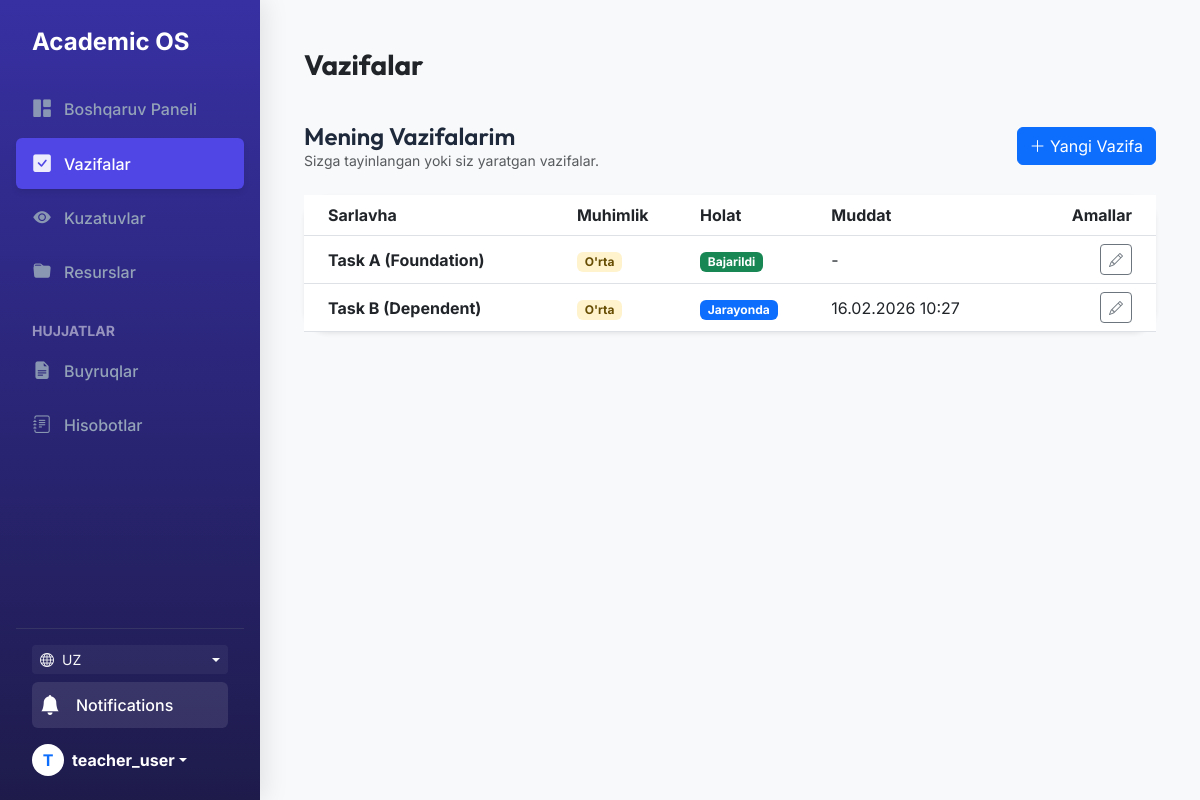
Page /tasks/ (signed in) on the committed database.
### users/models.py (models this page shows, shortened)
class User(AbstractUser):
    id = models.UUIDField(primary_key=True, default=uuid.uuid4, editable=False)

### workflow/models.py (models this page shows, shortened)
class Task(UUIDModel):
    STATUS_CHOICES = (
        ('PENDING', 'Pending'),
        ('IN_PROGRESS', 'In Progress'),
        ('COMPLETED', 'Completed'),
        ('VERIFIED', 'Verified'),
    )
    PRIORITY_CHOICES = (
        ('LOW', 'Low'),
        ('MEDIUM', 'Medium'),
        ('HIGH', 'High'),
        ('URGENT', 'Urgent'),
    )
    title = models.CharField(max_length=255)
    description = models.TextField(blank=True)
    creator = models.ForeignKey(settings.AUTH_USER_MODEL, on_delete=models.CASCADE, related_name='created_tasks')
    assignees = models.ManyToManyField(settings.AUTH_USER_MODEL, related_name='assigned_tasks', blank=True)
    deadline = models.DateTimeField(null=True, blank=True)
    status = models.CharField(max_length=20, choices=STATUS_CHOICES, default='PENDING')
    priority = models.CharField(max_length=20, choices=PRIORITY_CHOICES, default='MEDIUM')
    created_at = models.DateTimeField(auto_now_add=True)
    updated_at = models.DateTimeField(auto_now=True)

### workflow/views.py (the view)
# urls.py: path('', TaskListView.as_view(), name='task_list'),
class TaskListView(LoginRequiredMixin, ListView):
    model = Task
    template_name = 'workflow/task_list.html'
    context_object_name = 'tasks'
    def get_queryset(self):
        return Task.objects.filter(assignees=self.request.user) | Task.objects.filter(creator=self.request.user)

### core/context_processors.py (called while the page is built)
def notifications(request):
    if request.user.is_authenticated:
        unread_count = Notification.objects.filter(recipient=request.user, is_read=False).count()
        recent_notifications = Notification.objects.filter(recipient=request.user).order_by('-created_at')[:5]
        return {
            'unread_notifications_count': unread_count,
            'recent_notifications': recent_notifications
        }
    return {
        'unread_notifications_count': 0,
        'recent_notifications': []
    }

### workflow/templates/workflow/task_list.html (shortened to what this page needs)
{% extends "base.html" %}
{% load i18n %}
{% block page_title %}{% trans "Tasks" %}{% endblock %}
{% block content %}
<div class="row mb-4">
    <div class="col-12 d-flex justify-content-between align-items-center">
        <div>
            <h4 class="mb-0">{% trans "My Tasks" %}</h4>
            <p class="text-muted small mb-0">{% trans "Tasks assigned to you or created by you." %}</p>
        </div>
        <a href="{% url 'task_create' %}" class="btn btn-primary">
            <i class="bi bi-plus-lg"></i> {% trans "New Task" %}
        </a>
    </div>
</div>
<div class="row">
    <div class="col-12">
        {% if tasks %}
        <div class="card shadow-sm border-0">
            <div class="table-responsive">
                <table class="table table-hover align-middle mb-0">
                    <thead class="bg-light">
                        <tr>
                            <th scope="col" class="ps-4">{% trans "Title" %}</th>
                            <th scope="col">{% trans "Priority" %}</th>
                            <th scope="col">{% trans "Status" %}</th>
                            <th scope="col">{% trans "Deadline" %}</th>
                            <th scope="col" class="text-end pe-4">{% trans "Actions" %}</th>
                        </tr>
                    </thead>
                    <tbody>
                        {% for task in tasks %}
                        <tr>
                            <td class="ps-4">
                                <a href="{% url 'task_detail' task.id %}"
                                    class="text-decoration-none fw-bold text-dark">
                                    {{ task.title }}
                                </a>
                            </td>
                            <td>
                                {% if task.priority == 'HIGH' %}
                                <span class="badge bg-danger-subtle text-danger">{% trans "High" %}</span>
                                {% elif task.priority == 'MEDIUM' %}
                                <span class="badge bg-warning-subtle text-warning-emphasis">{% trans "Medium" %}</span>
                                {% else %}
                                <span class="badge bg-success-subtle text-success">{% trans "Low" %}</span>
                                {% endif %}
                            </td>
                            <td>
                                {% if task.status == 'COMPLETED' %}
                                <span class="badge bg-success">{% trans "Completed" %}</span>
                                {% elif task.status == 'IN_PROGRESS' %}
                                <span class="badge bg-primary">{% trans "In Progress" %}</span>
                                {% else %}
                                <span class="badge bg-secondary">{% trans "Pending" %}</span>
                                {% endif %}
                            </td>
                            <td>
                                {% if task.deadline %}
                                {{ task.deadline|date:"d.m.Y H:i" }}
                                {% else %}
                                -
                                {% endif %}
                            </td>
                            <td class="text-end pe-4">
                                <a href="{% url 'task_edit' task.id %}" class="btn btn-sm btn-outline-secondary">
                                    <i class="bi bi-pencil"></i>
                                </a>
                            </td>
                        </tr>
                        {% endfor %}
                    </tbody>
                </table>
            </div>
        </div>
        {% endif %}
    </div>
</div>
{% endblock %}

### templates/base.html (shortened to what this page needs)
<!DOCTYPE html>
<html lang="en">
<head>
    <link href="https://cdn.jsdelivr.net/npm/bootstrap@5.3.0/dist/css/bootstrap.min.css" rel="stylesheet">
    {% load static %}
    {% load i18n %}
    <link rel="stylesheet" href="{% static 'css/main_v5.css' %}">
    <link rel="stylesheet" href="https://cdn.jsdelivr.net/npm/bootstrap-icons@1.11.0/font/bootstrap-icons.css">
</head>
<body class="bg-light">
    {% block layout %}
    <div class="d-flex">
        <nav class="sidebar text-white">
            <a href="/" class="d-flex align-items-center mb-4 text-white text-decoration-none px-3">
                <span class="fs-4 fw-bold tracking-tight">Academic OS</span>
            </a>
            <ul class="nav nav-pills flex-column mb-auto">
                <li class="nav-item">
                    <a href="{% url 'dashboard' %}"
                        class="nav-link {% if request.resolver_match.url_name == 'dashboard' %}active{% endif %}"
                        aria-current="page">
                        <i class="bi bi-grid-1x2-fill"></i>
                        {% trans "Dashboard" %}
                    </a>
                </li>
                <li>
                    <a href="{% url 'task_list' %}" class="nav-link {% if 'tasks' in request.path %}active{% endif %}">
                        <i class="bi bi-check-square-fill"></i>
                        {% trans "Tasks" %}
                    </a>
                </li>
                <li>
                    <a href="{% url 'observation_list' %}"
                        class="nav-link {% if 'observations' in request.path %}active{% endif %}">
                        <i class="bi bi-eye-fill"></i>
                        {% trans "Observations" %}
                    </a>
                </li>
                <li>
                    <a href="{% url 'resource_list' %}"
                        class="nav-link {% if 'resources' in request.path %}active{% endif %}">
                        <i class="bi bi-folder-fill"></i>
                        {% trans "Resources" %}
                    </a>
                </li>
                <li class="nav-item mt-3">
                    <span class="text-white-50 small text-uppercase fw-bold px-3">{% trans "Documents" %}</span>
                </li>
                <li class="nav-item mt-1">
                    <a href="{% url 'order_list' %}"
                        class="nav-link {% if 'orders' in request.path %}active{% endif %}">
                        <i class="bi bi-file-earmark-text-fill"></i>
                        {% trans "Orders" %}
                    </a>
                </li>
                <li>
                    <a href="{% url 'report_list' %}"
                        class="nav-link {% if 'reports' in request.path %}active{% endif %}">
                        <i class="bi bi-journal-text"></i>
                        {% trans "Reports" %}
                    </a>
                </li>
            </ul>
            <hr class="border-secondary opacity-25">
            {% get_current_language as LANGUAGE_CODE %}
            {% get_available_languages as LANGUAGES %}
            {% get_language_info_list for LANGUAGES as languages %}
            <div class="px-3 mb-2">
                <div class="dropdown">
                    <button
                        class="btn btn-sm btn-outline-light border-0 w-100 d-flex align-items-center justify-content-between dropdown-toggle"
                        type="button" data-bs-toggle="dropdown" aria-expanded="false"
                        style="background: rgba(255,255,255,0.05);">
                        <div class="d-flex align-items-center">
                            <i class="bi bi-globe me-2"></i>
                            <span class="text-uppercase">{{ LANGUAGE_CODE }}</span>
                        </div>
                    </button>
                </div>
            </div>
            <div class="px-3 mb-3">
                <a href="#" class="d-flex align-items-center text-white text-decoration-none p-2 rounded"
                    data-bs-toggle="offcanvas" data-bs-target="#notificationOffcanvas"
                    style="background: rgba(255,255,255,0.1); transition: background 0.2s;">
                    <div class="position-relative me-3">
                        <i class="bi bi-bell-fill fs-5"></i>
                    </div>
                    <span class="fw-medium">Notifications</span>
                </a>
            </div>
            <div class="dropdown px-3">
                <a href="#" class="d-flex align-items-center text-white text-decoration-none dropdown-toggle"
                    id="dropdownUser1" data-bs-toggle="dropdown" aria-expanded="false">
                    <div class="rounded-circle bg-white text-primary d-flex align-items-center justify-content-center me-2 fw-bold"
                        style="width: 32px; height: 32px;">
                        {{ request.user.username|slice:":1"|upper }}
                    </div>
                    <strong>{{ request.user.username }}</strong>
                </a>
            </div>
        </nav>
        <main class="main-content w-100">
            <div class="container-fluid">
                {% block header %}
                <header
                    class="d-flex justify-content-between flex-wrap flex-md-nowrap align-items-center pt-3 pb-2 mb-4">
                    <h1 class="h3 fw-bold text-dark">{% block page_title %}Dashboard{% endblock %}</h1>
                </header>
                {% endblock %}
                {% block content %}
                {% endblock %}
            </div>
        </main>
    </div>
    {% endblock %}
</body>
</html>

### static/css/main_v5.css (style rules this page uses)
:root { --primary-color: #4f46e5; --primary-hover: #4338ca; --secondary-color: #64748b; --accent-color: #8b5cf6; --bg-body: #f1f5f9; --bg-surface: rgba(255, 255, 255, 0.9); --glass-border: 1px solid rgba(255, 255, 255, 0.2); --glass-shadow: 0 8px 32px 0 rgba(31, 38, 135, 0.07); --sidebar-width: 260px; }
body { font-family: 'Inter', sans-serif; background-color: var(--bg-body); color: #1e293b; overflow-x: hidden; }
h1, h2, h3, h4, h5, h6 { font-family: 'Outfit', sans-serif; font-weight: 600; }
.sidebar { position: fixed; top: 0; left: 0; bottom: 0; width: var(--sidebar-width); background: linear-gradient(180deg, #3730a3 0%, #1e1b4b 100%) !important; background-color: #1e1b4b !important; color: #fff !important; box-shadow: 4px 0 24px rgba(0, 0, 0, 0.1); z-index: 1000; display: flex; flex-direction: column; padding: 1.5rem 1rem; overflow-y: auto; }
.main-content { margin-left: var(--sidebar-width); padding: 2rem; min-height: 100vh; transition: all 0.3s ease; }
.nav-link { color: #94a3b8; padding: 0.75rem 1rem; border-radius: 0.5rem; margin-bottom: 0.25rem; display: flex; align-items: center; font-weight: 500; transition: all 0.2s ease; }
.nav-link.active { background-color: var(--primary-color); color: #ffffff; box-shadow: 0 4px 6px -1px rgba(0, 0, 0, 0.1); }
.nav-link i { font-size: 1.1rem; margin-right: 0.75rem; width: 20px; text-align: center; opacity: 0.9; }
.card { background: var(--bg-surface); backdrop-filter: blur(10px); -webkit-backdrop-filter: blur(10px); border: 1px solid rgba(255, 255, 255, 0.5); border-radius: 1.5rem; box-shadow: 0 4px 6px -1px rgba(0, 0, 0, 0.05); transition: transform 0.3s ease, box-shadow 0.3s ease; }

### templates/base.html (style rules this page uses)
.sidebar { background: linear-gradient(180deg, #3730a3 0%, #1e1b4b 100%) !important; min-height: 100vh; }
.nav-link.active { background-color: #4f46e5 !important; color: #ffffff !important; }

### rows in the picture
User: user.username "T", user.username "teacher_user"
Task: title "Task A (Foundation)"
Task: title "Task B (Dependent)", deadline "16.02.2026 10:27"

### other values in the picture
{{ LANGUAGE_CODE }} "UZ"
